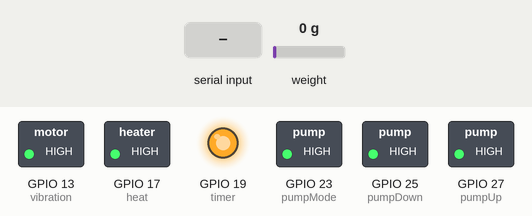
The sketch below on a simulated ESP32. On the bench: switched loads named in the sketch (green lamp = pin HIGH), output pins drawn as LEDs (lit = HIGH). The inputs (shaded band) are chosen by the test bench; at power-on: weight on the scale 0 g. EEPROM starts erased; pins used as bus, display or sensor lines are not drawn; what the sketch prints to the serial monitor is not drawn.

Above: at 3.6 s.
3.7 s: "s" received over Serial
At 5.05 s:
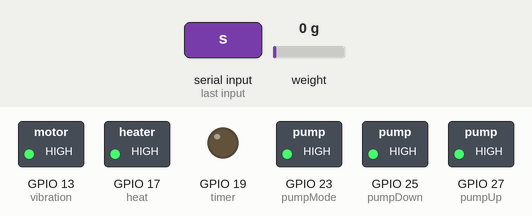
6.7 s: "v" received over Serial
At 7.15 s:
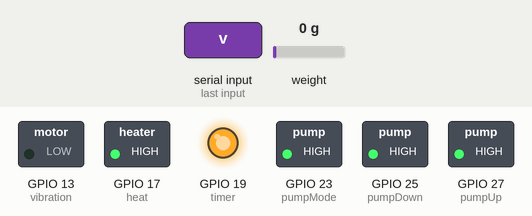
8.8 s: "h" received over Serial
At 9.25 s:
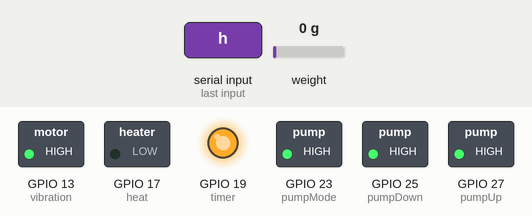
10.9 s: "m" received over Serial
At 11.05 s:
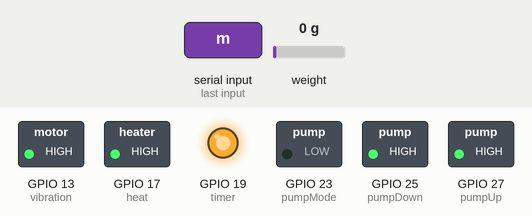
12.6 s: "d" received over Serial
At 12.75 s:
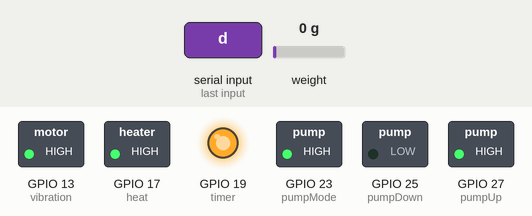
14.3 s: "u" received over Serial
At 14.45 s:
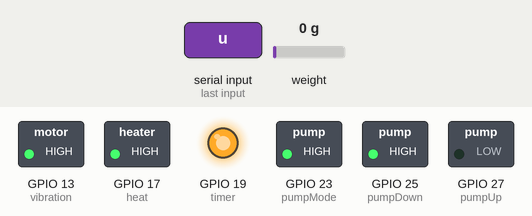
Timing chart, 0 to 17.0 s (numbered marks = the images above; inputs shaded):
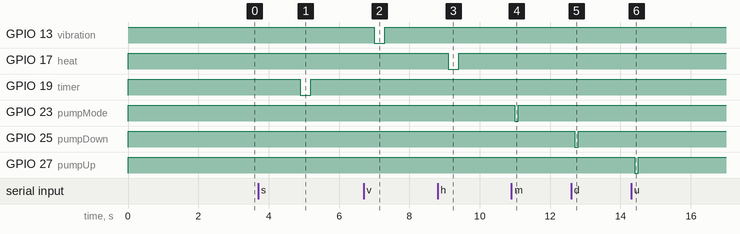

Measured:
- after the input at 3.7 s, GPIO 19 (timer): HIGH → LOW after 1.2 s, → HIGH 0.30 s later
- after the input at 6.7 s, GPIO 13 (vibration): HIGH → LOW after 0.30 s, → HIGH 0.30 s later
- after the input at 8.8 s, GPIO 17 (heat): HIGH → LOW after 0.30 s, → HIGH 0.30 s later
- after the input at 10.9 s, GPIO 23 (pumpMode): HIGH → LOW after 0.10 s, → HIGH 0.10 s later
- after the input at 12.6 s, GPIO 25 (pumpDown): HIGH → LOW after 0.10 s, → HIGH 0.10 s later
- after the input at 14.3 s, GPIO 27 (pumpUp): HIGH → LOW after 0.10 s, → HIGH 0.10 s later

The sketch:

send_weight_logic.ino
```cpp
#include <HX711_ADC.h>
#if defined(ESP8266)|| defined(ESP32) || defined(AVR)
#include <EEPROM.h>
#endif
#define com_rate_ms 300

const int HX711_dout = 46;
const int HX711_sck = 44;

HX711_ADC LoadCell(HX711_dout, HX711_sck);

const int calVal_eepromAdress = 0;
unsigned long t = 0;

unsigned long oldtime_com = 0;
float mass = 0, vol = 0;
int tare = 0;
int led_state = 0;
int x;

int pijatPower = 15, vibration = 13, heat = 17, timer = 19;
int pumpPower = 21, pumpMode = 23, pumpDown = 25, pumpUp = 27;

union val {
  struct parameter {
    float weight;
    float vol;
  } parameter;
  byte packet[8];
} val;

void pin_setup(){
  for(x=13;x<=27;x=x+2){
    pinMode(x,OUTPUT);
    digitalWrite(x,HIGH);
  }
}

void send_data(){
  if(millis() - oldtime_com >= com_rate_ms){
    oldtime_com = millis();
    Serial.write('#');
    Serial.write(val.packet, sizeof(val.packet));
  }
}

void setup() {
  Serial.begin(57600);
  pin_setup();
  delay(10);
  LoadCell.begin();

  float calibrationValue;
  calibrationValue = 696.0;
  #if defined(ESP8266)|| defined(ESP32)

  #endif
  EEPROM.get(calVal_eepromAdress, calibrationValue);

  unsigned long stabilizingtime = 2000;
  boolean _tare = true;
  LoadCell.start(stabilizingtime, _tare);
  if (LoadCell.getTareTimeoutFlag()) {
    while (1);
  }
  else {
    LoadCell.setCalFactor(calibrationValue);
  }

  oldtime_com = millis();
}

void loop() {
  static boolean newDataReady = 0;
  const int serialPrintInterval = 0;
  tare = 0;

  if (LoadCell.update()) newDataReady = true;

  if (newDataReady) {
    if (millis() > t + serialPrintInterval) {
      mass = LoadCell.getData();
      vol = mass*0.9998395;
      newDataReady = 0;
      t = millis();

      if (mass < 0){
        mass = 0;
      }
      if (vol < 0){
        vol = 0;
      }

      val.parameter.weight = mass;
      val.parameter.vol = vol;

      //Serial.print("mass : "); Serial.print(mass);
      //Serial.print(" | vol : "); Serial.println(vol);
      send_data();
    }
  }

  if (Serial.available() > 0) {
    char inByte = Serial.read();
    if (inByte == 't') LoadCell.tareNoDelay(); // TARE
    if (LoadCell.getTareStatus() == true) {
      tare = 1;
    }

    if (inByte == 's'){ // First Start
      delay(300);
      digitalWrite(pijatPower,LOW); // Pijat Power
      delay(300);
      digitalWrite(pijatPower,HIGH);
      delay(300);
      delay(300);
      digitalWrite(timer,LOW); // Timer
      delay(300);
      digitalWrite(timer,HIGH);
    }

    if (inByte == 'p'){ // Pijat Power
      delay(300);
      digitalWrite(pijatPower,LOW);
      delay(300);
      digitalWrite(pijatPower,HIGH);
    }

    if (inByte == 'v'){ // Vibration
      delay(300);
      digitalWrite(vibration,LOW);
      delay(300);
      digitalWrite(vibration,HIGH);
    }

    if (inByte == 'h'){ // Heat
      delay(300);
      digitalWrite(heat,LOW);
      delay(300);
      digitalWrite(heat,HIGH);
    }

    if (inByte == 'n'){ // Pump Power
      delay(100);
      digitalWrite(pumpPower,LOW);
      delay(100);
      digitalWrite(pumpPower,HIGH);
    }

    if (inByte == 'm'){ // Pump Mode
      delay(100);
      digitalWrite(pumpMode,LOW);
      delay(100);
      digitalWrite(pumpMode,HIGH);
    }

    if (inByte == 'd'){ // Pump Down
      delay(100);
      digitalWrite(pumpDown,LOW);
      delay(100);
      digitalWrite(pumpDown,HIGH);
    }

    if (inByte == 'u'){ // Pump Up
      delay(100);
      digitalWrite(pumpUp,LOW);
      delay(100);
      digitalWrite(pumpUp,HIGH);
    }

  }
}
```
